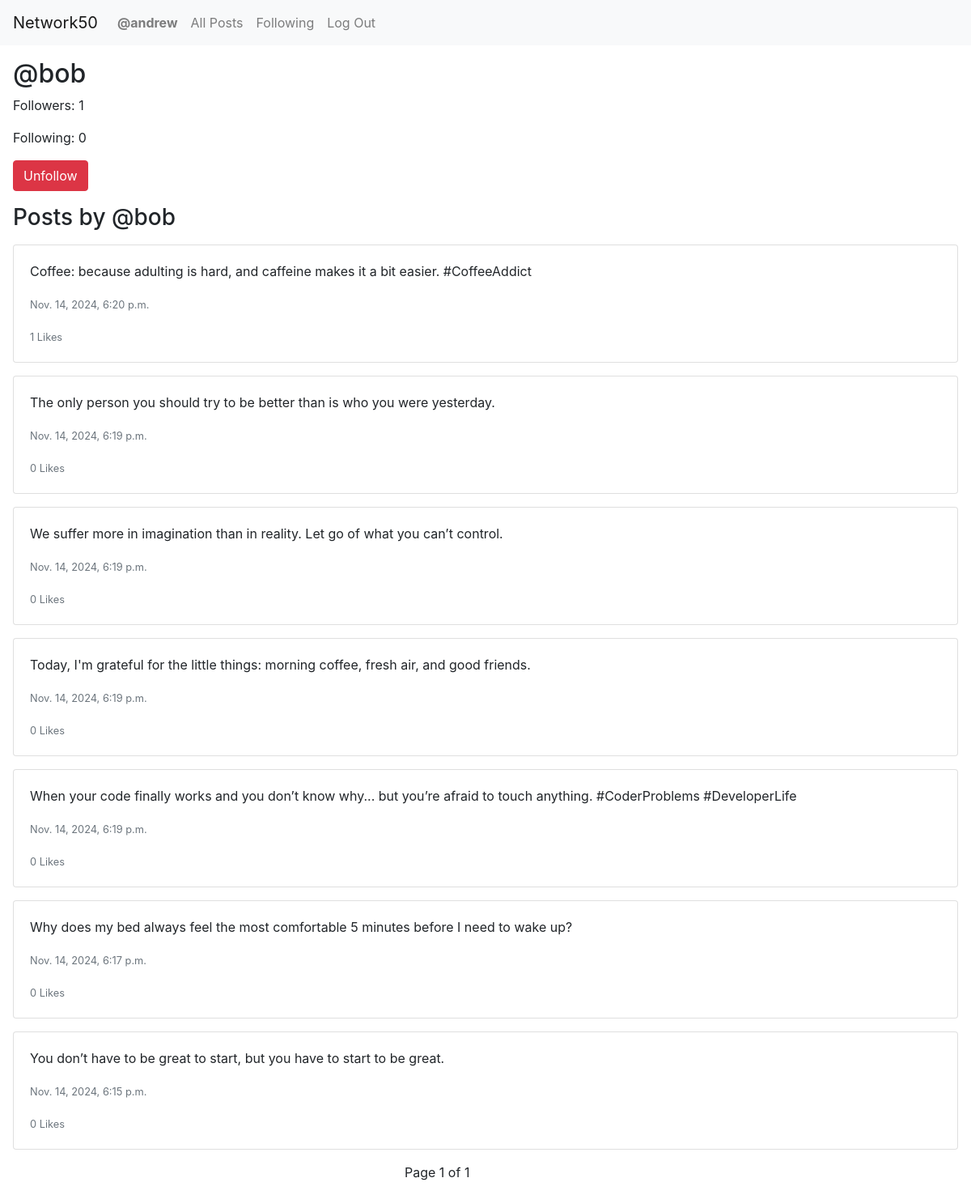
The page /profile/bob (signed in) on the database its author committed.
### network/models.py (models this page shows, shortened)
class User(AbstractUser):
    following = models.ManyToManyField("self", symmetrical=False, related_name="followers")

class Post(models.Model):
    user = models.ForeignKey(User, on_delete=models.CASCADE, related_name="posts")
    content = models.TextField()
    timestamp = models.DateTimeField(auto_now_add=True)
    likes = models.ManyToManyField(User, related_name="liked_posts", blank=True)

### network/views.py (the view)
# urls.py: path("profile/<str:username>", views.profile, name="profile"),
def profile(request, username):
    profile_user = get_object_or_404(User, username=username)
    posts = Post.objects.filter(user=profile_user).order_by("-timestamp")
    paginator = Paginator(posts, 10)
    page_number = request.GET.get("page")
    page_obj = paginator.get_page(page_number)
    is_following = profile_user.followers.filter(id=request.user.id).exists() if request.user.is_authenticated else False
    return render(request, "network/profile.html", {
        "profile_user": profile_user,
        "page_obj": page_obj,
        "is_following": is_following,
    })

### network/templates/network/profile.html (shortened to what this page needs)
{% extends "network/layout.html" %}
{% block body %}
    <div class="my-3 mx-3">
        <h2>@{{ profile_user.username }}</h2>
        <p>Followers: {{ profile_user.followers.count }}</p>
        <p>Following: {{ profile_user.following.count }}</p>
    </div>
    {% if user.is_authenticated and user != profile_user %}
        <form action="{% url 'toggle_follow' profile_user.username %}" method="POST" class="my-3 mx-3">
            {% if is_following %}
                <button type="submit" class="btn btn-danger">Unfollow</button>
            {% else %}
                <button type="submit" class="btn btn-primary">Follow</button>
            {% endif %}
        </form>
    {% endif %}
    <h3 class="my-3 mx-3">Posts by @{{ profile_user.username }}</h3>
    <div class="posts my-3 mx-3">
        {% for post in page_obj %}
            <div class="post card mb-3">
                <div class="card-body">
                    <p class="card-text">{{ post.content }}</p>
                    <p class="card-text"><small class="text-muted">{{ post.timestamp }}</small></p>
                    <p class="card-text"><small class="text-muted">{{ post.likes.count }} Likes</small></p>
                </div>
            </div>
        {% empty %}
            <p>No posts yet.</p>
        {% endfor %}
    </div>
    <div class="pagination mx-auto my-3" style="width: 200px">
        <span class="step-links">
            <span class="current">
                Page {{ page_obj.number }} of {{ page_obj.paginator.num_pages }}
            </span>
        </span>
    </div>
{% endblock %}

### network/templates/network/layout.html (shortened to what this page needs)
{% load static %}
<!DOCTYPE html>
<html lang="en">
    <head>
        <link rel="stylesheet" href="https://stackpath.bootstrapcdn.com/bootstrap/4.4.1/css/bootstrap.min.css">
        <link href="{% static 'network/styles.css' %}" rel="stylesheet">
    </head>
    <body>
        <nav class="navbar navbar-expand-lg navbar-light bg-light">
            <a class="navbar-brand" href="{% url 'index' %}">Network50</a>
            <div>
              <ul class="navbar-nav mr-auto">
                {% if user.is_authenticated %}
                    <li class="nav-item">
                        <a class="nav-link" href="{% url 'profile' user.username %}"><strong>@{{ user.username }}</strong></a>
                    </li>
                {% endif %}
                <li class="nav-item">
                  <a class="nav-link" href="{% url 'index' %}">All Posts</a>
                </li>
                {% if user.is_authenticated %}
                    <li class="nav-item">
                        <a class="nav-link" href="{% url 'following' %}">Following</a>
                    </li>
                    <li class="nav-item">
                        <a class="nav-link" href="{% url 'logout' %}">Log Out</a>
                    </li>
                {% endif %}
              </ul>
            </div>
          </nav>
        <div class="body">
            {% block body %}
            {% endblock %}
        </div>
    </body>
</html>

### rows shown on the page
User: username "andrew"
User: username "bob", followers.count "1", following.count "0"
Post: content "Coffee: because adulting is hard, and caffeine makes it a bit easier. #CoffeeAddict", timestamp "Nov. 14, 2024, 6:20 p.m.", likes.count "1"
Post: content "The only person you should try to be better than is who you were yesterday.", timestamp "Nov. 14, 2024, 6:19 p.m.", likes.count "0"
Post: content "We suffer more in imagination than in reality. Let go of what you can’t control.", timestamp "Nov. 14, 2024, 6:19 p.m.", likes.count "0"
Post: content "Today, I'm grateful for the little things: morning coffee, fresh air, and good friends.", timestamp "Nov. 14, 2024, 6:19 p.m.", likes.count "0"
Post: content "When your code finally works and you don’t know why... but you’re afraid to touch anything. #CoderProblems #DeveloperLife", timestamp "Nov. 14, 2024, 6:19 p.m.", likes.count "0"
Post: content "Why does my bed always feel the most comfortable 5 minutes before I need to wake up?", timestamp "Nov. 14, 2024, 6:17 p.m.", likes.count "0"
Post: content "You don’t have to be great to start, but you have to start to be great.", timestamp "Nov. 14, 2024, 6:15 p.m.", likes.count "0"

### other values the page prints
{{ page_obj.number }} "1"
{{ page_obj.paginator.num_pages }} "1"
